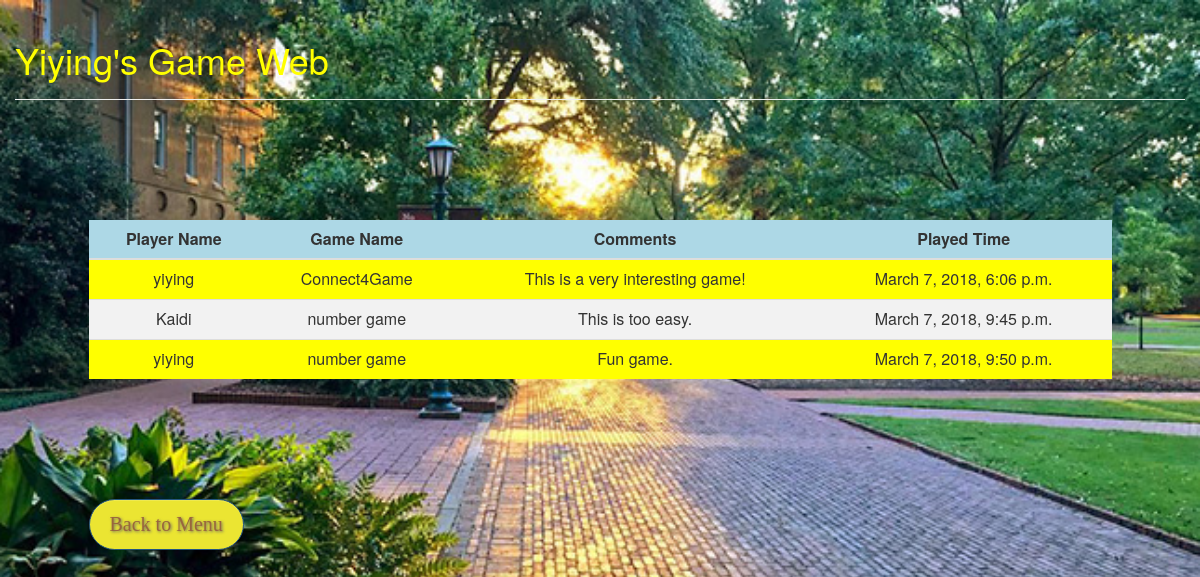
Page /summary/ on the earlier database version.
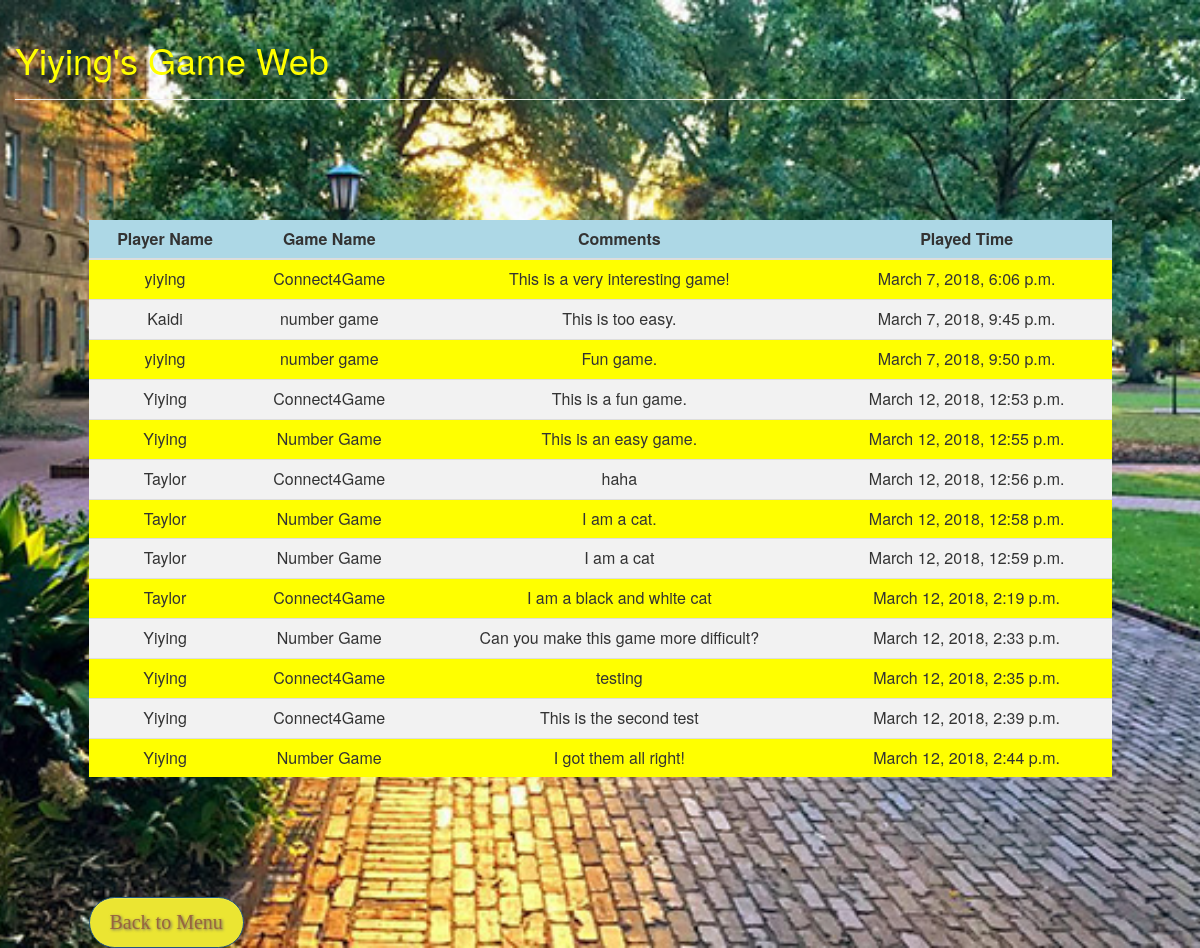
Same page on the later database version.
### games/models.py (models this page shows, shortened)
class History(models.Model):
    player_name = models.CharField(max_length=200)
    game_name = models.CharField(max_length=200)
    comment = models.TextField()
    played_time = models.DateTimeField('time played')

### games/views.py (the view)
# urls.py: url(r'^summary/$', views.summary, name='summary'),
def summary(request):
    records = History.objects.all()
    return render(request, 'games/summary.html', {"records": records})

### games/templates/games/summary.html (shortened to what this page needs)
{% extends 'games/base.html' %}
{% block summary %}
<div class="container" style="width:90%;">
  <table class="table">
    <thead class="thead-inverse">
      <tr>
        <th>Player Name</th>
        <th>Game Name</th>
        <th>Comments</th>
        <th>Played Time</th>
      </tr>
    </thead>
    <tbody>
    	{% for record in records %}
    		<tr>
    			<td>{{ record.player_name }}</td>
    			<td>{{ record.game_name }}</td>
    			<td>{{ record.comment }}</td>
    			<td>{{ record.played_time }}</td>
    		</tr>
    	{% endfor %}
    </tbody>
  </table>
  <div class="mb-4" style="padding-top: 100px;">
    <a href="{% url 'games:index' %}" class="btn btn-primary">Back to Menu</a>
  </div>
 </div>
{% endblock %}

### games/templates/games/base.html (shortened to what this page needs)
{% load staticfiles %}
<html>
    <head>
        <link rel="stylesheet" href="https://maxcdn.bootstrapcdn.com/bootstrap/3.3.7/css/bootstrap.min.css">
        <link rel="stylesheet" href="https://maxcdn.bootstrapcdn.com/bootstrap/3.2.0/css/bootstrap-theme.min.css">
        <link rel="stylesheet" type="text/css" href="{% static 'games/css/base.css' %}" />
    </head>
     <body>
        <div class="container" style="width: 100%;">
            <div class="page-header" >
                <h1>Yiying's Game Web</h1>
            </div>
            <div class="container-fluid">
                <div class="row">
                    <div class="col-xs-8" style="padding-left:150px;">
                    </div>
                    <div class="col-xs-4" style="padding-right:100px; padding-top: 100px; ">
                    </div>
                </div>
            </div>
          <div>
            {% block summary %}
            {% endblock %}
          </div>
        </div>
    </body>
</html>

### yiying/static/games/css/base.css (style rules this page uses)
body { background-color: maroon; background-image: url("../images/background.jpg"); background-repeat: no-repeat; background-attachment: fixed; background-position: 80% 50%; background-size: cover; }
h1 { color: yellow; }
.btn { -webkit-border-radius: 28; -moz-border-radius: 28; border-radius: 28px; text-shadow: 1px 1px 3px #666666; font-family: Georgia; color: #99653d; font-size: 20px; background: #ebe532; padding: 10px 20px 10px 20px; text-decoration: none; }

### games/templates/games/summary.html (style rules this page uses)
table { border-collapse: collapse; background-color: yellow; width:100%; margin-right:auto; margin-left:auto; }
th, td { text-align: center; padding: 8px; }
th { background-color: lightblue; }
tr:nth-child(even) { background-color: #f2f2f2 }

Differences in the rows shown:
added History: player_name "Yiying", game_name "Connect4Game", comment "This is a fun game.", played_time "March 12, 2018, 12:53 p.m."
added History: player_name "Yiying", game_name "Number Game", comment "This is an easy game.", played_time "March 12, 2018, 12:55 p.m."
added History: player_name "Taylor", game_name "Connect4Game", comment "haha", played_time "March 12, 2018, 12:56 p.m."
added History: player_name "Taylor", game_name "Number Game", comment "I am a cat.", played_time "March 12, 2018, 12:58 p.m."
added History: player_name "Taylor", game_name "Number Game", comment "I am a cat", played_time "March 12, 2018, 12:59 p.m."
added History: player_name "Taylor", game_name "Connect4Game", comment "I am a black and white cat", played_time "March 12, 2018, 2:19 p.m."
added History: player_name "Yiying", game_name "Number Game", comment "Can you make this game more difficult?", played_time "March 12, 2018, 2:33 p.m."
added History: player_name "Yiying", game_name "Connect4Game", comment "testing", played_time "March 12, 2018, 2:35 p.m."
added History: player_name "Yiying", game_name "Connect4Game", comment "This is the second test", played_time "March 12, 2018, 2:39 p.m."
added History: player_name "Yiying", game_name "Number Game", comment "I got them all right!", played_time "March 12, 2018, 2:44 p.m."
